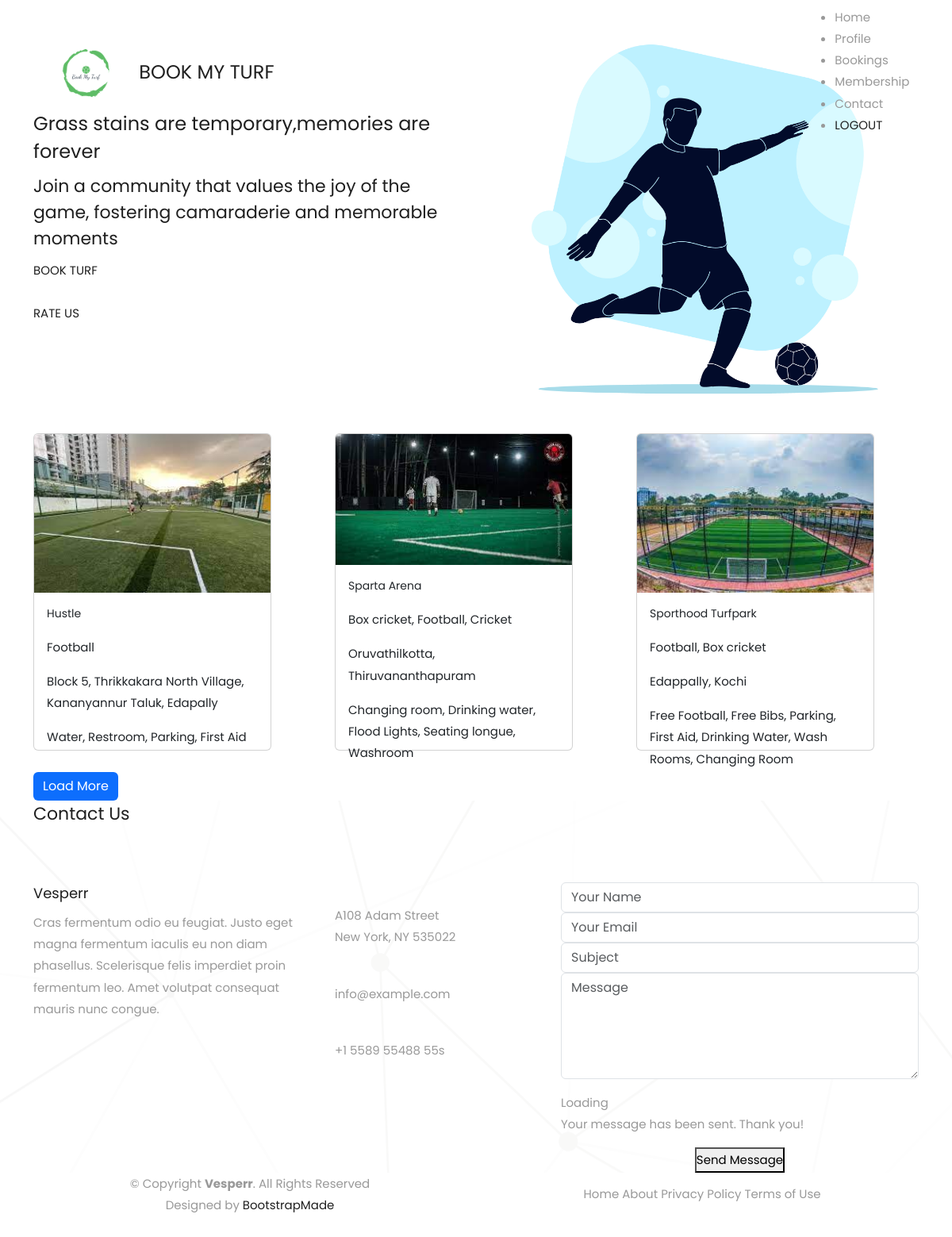
Before: /userhomepage/ with the older database file.
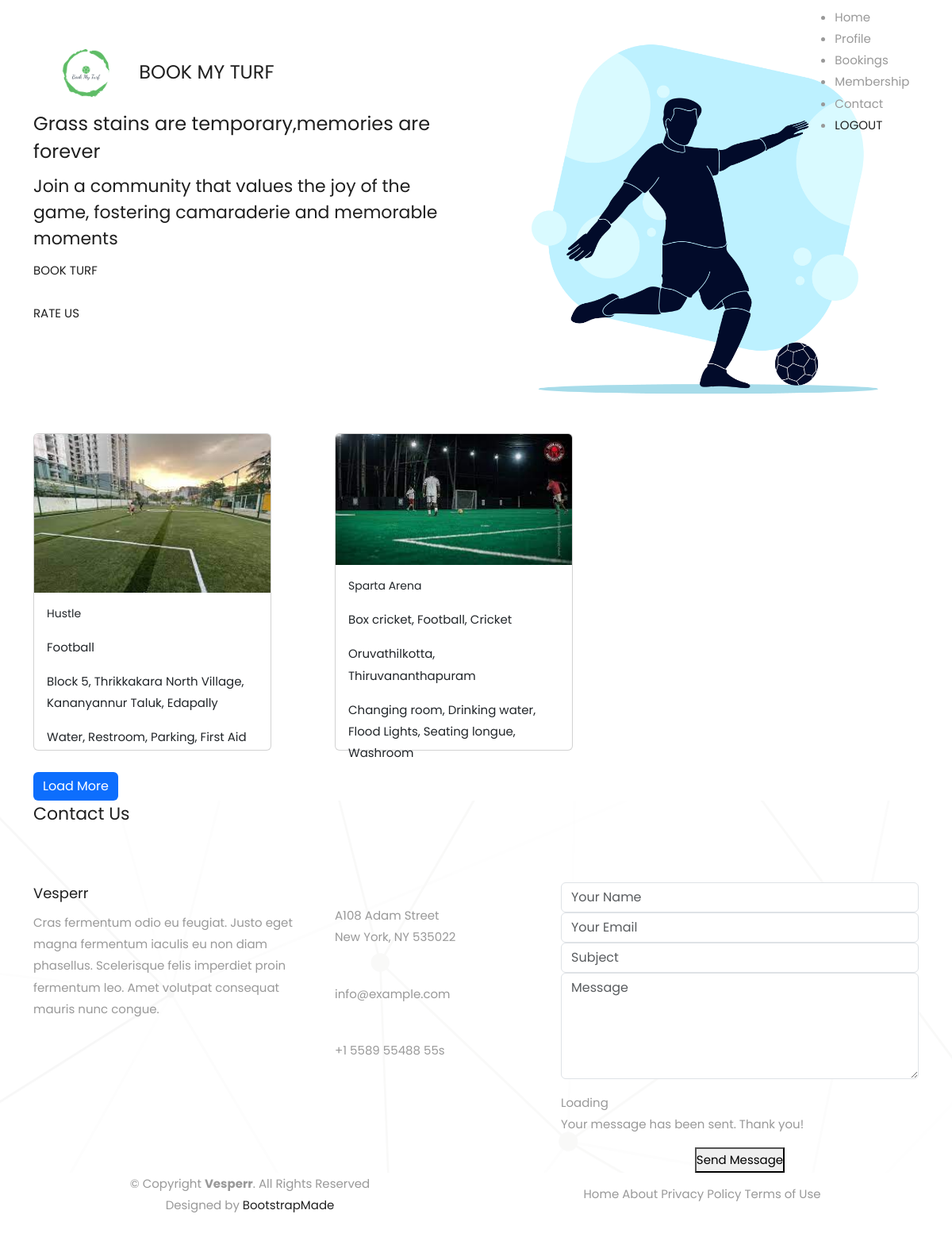
After: the same page with the newer database file.
### turf_app/models.py (models this page shows)
class turftbl(models.Model):
    tname = models.CharField(max_length=20, null=True)
    loc = models.CharField(max_length=50, null=True)
    timing = models.CharField(max_length=20, null=True)
    contact = models.CharField(max_length=11, null=True)
    email = models.EmailField(null=True)
    image = models.ImageField(null=True, upload_to='media')
    services = models.CharField(max_length=60, null=True)
    amenities = models.TextField(max_length=60, null=True)

### turf_app/views.py (the view)
# urls.py: path("userhomepage/", views.userhomepage),
def userhomepage(request):
    v = turftbl.objects.all()[:3]
    return render(request, "userhomepage.html", {"v": v})

### templates/userhomepage.html (shortened to what the changed rows need)
<!DOCTYPE html>
{%load static%}
<html lang="en">
<head>
  <link href="{% static 'asset/vendor/aos/aos.css' %}" rel="stylesheet">
  <link href="{% static 'asset/vendor/bootstrap/css/bootstrap.min.css' %}" rel="stylesheet">
  <link href="{% static 'asset/vendor/bootstrap-icons/bootstrap-icons.css' %}" rel="stylesheet">
  <link href="{% static 'asset/vendor/boxicons/css/boxicons.min.css' %}" rel="stylesheet">
  <link href="{% static 'asset/vendor/glightbox/css/glightbox.min.css' %}" rel="stylesheet">
  <link href="{% static 'asset/vendor/remixicon/remixicon.css' %}" rel="stylesheet">
  <link href="{% static 'asset/vendor/swiper/swiper-bundle.min.css' %}" rel="stylesheet">
  <link href="{% static 'asset/css/style.css' %}" rel="stylesheet">
</head>
<body>
  <header id="header" class="fixed-top d-flex align-items-center">
    <div class="container d-flex align-items-center justify-content-between">
      <div class="logo">
        <h1><img src="{% static 'asset/img/turflogo.jpeg' %}" height="100px">BOOK MY TURF</h1>
      </div>
    </div>
  </header>
  <section id="hero" class="d-flex align-items-center">
    <div class="container">
      <div class="row">
        <div class="col-lg-6 pt-5 pt-lg-0 order-2 order-lg-1 d-flex flex-column justify-content-center">
          <h1 data-aos="fade-up">Grass stains are temporary,memories are forever</h1>
          <h2 data-aos="fade-up" data-aos-delay="400">Join a community that values the joy of the game, fostering camaraderie and memorable moments</h2>
        </div>
      </div>
    </div>
  </section>
  <section id="book" class="book">
      <div class="container">
  <div class="row">
    {%for i in v%}
        <div class="col-sm-4">
<div class="card" style="width: 300px; height: 400px;">
  <img class="card-img-top" src="{{i.image}}" height="200" alt="Card image cap">
  <div class="card-body">
    <h5 class="card-title">{{i.tname}}</h5>
    <p class="card-text">{{i.services}}</p>
     <p class="card-text">{{i.loc}}</p>
     <p class="card-text">{{i.amenities}}</p>
  </div>
</div>
            </div>
{%endfor%}
</div>
       <br> <a href="/loadturfdetails/{{i.id}}" class="btn btn-primary">Load More</a>
</div>
   </section>
    <section id="contact" class="contact">
      <div class="container">
        <div class="section-title" data-aos="fade-up">
          <h2>Contact Us</h2>
        </div>
      </div>
    </section>
</body>
</html>

Changed rows visible on the page:
removed turftbl: image (picture), tname "Sporthood Turfpark", services "Football, Box cricket", loc "Edappally, Kochi", amenities "Free Football, Free Bibs, Parking, First Aid, Drinking Water, Wash Rooms, Changing Room"
